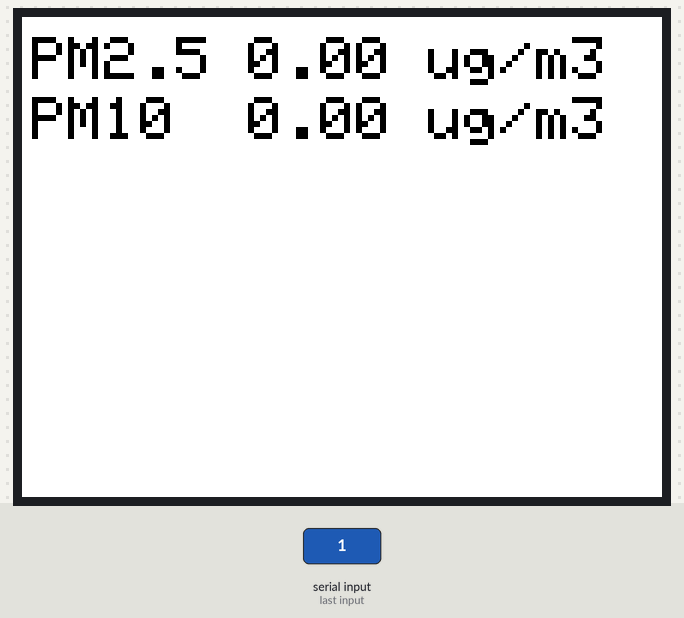
Recording of a sketch running on a simulated ESP32. Shown: 320×240 colour display. The inputs (shaded band) are chosen by the test bench.

1.5 s: "1" received over the second serial link
Above: at 3.3 s.
Timing chart, 0 to 4.8 s (numbered marks = the images above; inputs shaded):
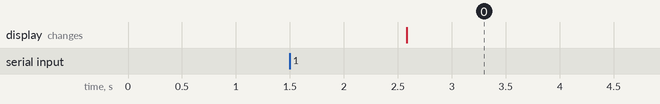

Measured:
- after the input at 1.5 s, the display: changes after 1.1 s (image 0)

The sketch:

air_pollution_monitor.ino
```cpp
/**
 * Code for the Article  http://www.gumino.com/air-pollution-monitor-1/
 */
#include <M5Stack.h>

// buffer to store the SDS011 message
byte buffer[10] = {};

// Struct to keep calculated PM2.5 and PM10 values
struct AirQualityData {
  float pm25;
  float pm10;
} airQuality;

// Marker byte for SDS011 message end
byte DATA_END_MARK = 0xAB;

void setup() {
  M5.begin();
  Serial.begin(115200);

  // Serial2 bound on M5Stack pin 16 and 17 (UART RX and TX)
  Serial2.begin(9600, SERIAL_8N1, 16, 17);
  memset(buffer, 0, sizeof(buffer));
  M5.Lcd.fillScreen(WHITE);
  M5.Lcd.setTextColor(BLACK);
  M5.Lcd.setTextSize(3);
}

void loop() {
 if(Serial2.available()) {
   Serial2.readBytesUntil(DATA_END_MARK, buffer, 10);
   readAirQuality();
   displayAirQuality();
 }
}

void readAirQuality() {
  airQuality.pm25 = ((buffer[3] * 256) + buffer[2]) / 10.0;
  airQuality.pm10 = ((buffer[5] * 256) + buffer[4]) / 10.0;
}

void displayAirQuality() {
  M5.Lcd.clear(WHITE);
  M5.Lcd.setCursor(5, 10);
  M5.Lcd.printf("PM2.5 %.2f ug/m3",airQuality.pm25);
  M5.Lcd.setCursor(5, 40);
  M5.Lcd.printf("PM10  %.2f ug/m3",airQuality.pm10);
}
```
